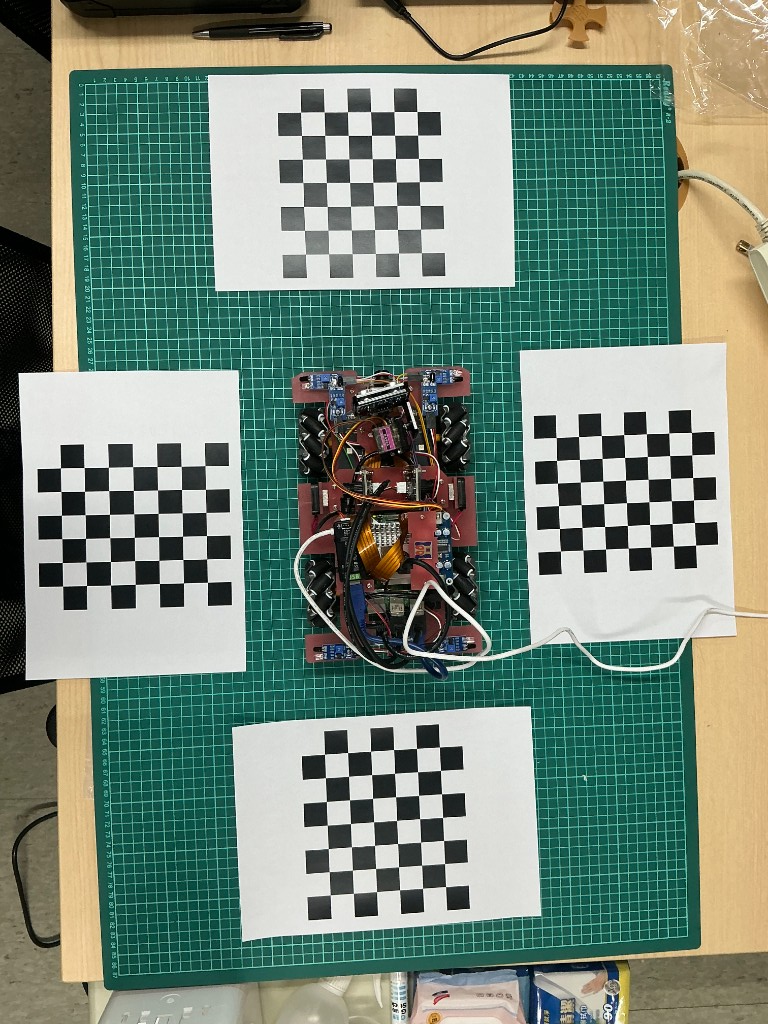
#> input picture Code/Server/calibration_patterns/extrinsic_ref/topdown_front_up.png, 768 x 1024 px
$ python bev_extrinsic_chessboard.py   (older library calls are emulated)
#> lines starting #> are read from the running program, lines starting #| are printed output that depends on the picture
#!/usr/bin/env python3
"""Extrinsic H from labeled camera images + top-down reference (chessboard pairs)."""

import argparse
import itertools
import json
import shutil
import sys
from pathlib import Path

import cv2
import numpy as np

SERVER = Path(__file__).resolve().parent
CALIB = SERVER / "calibration_patterns"
HARDWARE = SERVER / "camera_hardware.json"
DEFAULT_LABELED = SERVER / "camera_labeled"
DEFAULT_TOPDOWN = CALIB / "extrinsic_ref" / "topdown_front_up.png"
DEFAULT_OUTPUT = CALIB / "bev_extrinsic"

sys.path.insert(0, str(SERVER))
from camera_devices import bev_focal_scale, bev_size_scale

# Car front faces TOP in topdown_front_up.png.
# Regions selected via TOPDOWN_REGION_SETS below.
# [49 lines left out: functions corner_orders, best_homography, not called in this run]


def idealize_board_corners(corners, board_size=(7, 6), square_px=None):
    """Rebuild destination corners as a perfect rectangle grid.

    Phone top-down photos have perspective, so detected squares are unequal.
    Forcing equal squares (true ground metric) keeps front/rear/left/right mats
    on the same BEV scale so seams line up better.
    """
    width, height = board_size
    grid = corners.reshape(height, width, 2).astype(np.float64)
    row_vec = (grid[:, -1] - grid[:, 0]).mean(axis=0)
    col_vec = (grid[-1, :] - grid[0, :]).mean(axis=0)
    row_u = row_vec / (np.linalg.norm(row_vec) + 1e-9)
    col_u = col_vec - np.dot(col_vec, row_u) * row_u
    col_norm = np.linalg.norm(col_u)
    if col_norm < 1e-9:
        col_u = np.array([-row_u[1], row_u[0]])
    else:
        col_u = col_u / col_norm
    # Keep orientation consistent with original col direction.
    if np.dot(col_u, col_vec) < 0:
        col_u = -col_u
    measured = 0.5 * (
        np.linalg.norm(row_vec) / max(width - 1, 1) + np.linalg.norm(col_vec) / max(height - 1, 1)
    )
    if square_px is None:
        square_px = measured
    center = grid.mean(axis=(0, 1))
    ideal = np.zeros((height, width, 2), dtype=np.float64)
    for row in range(height):
        for col in range(width):
            ideal[row, col] = (
                center
                + (col - (width - 1) / 2.0) * square_px * row_u
                + (row - (height - 1) / 2.0) * square_px * col_u
            )
    return ideal.reshape(-1, 1, 2).astype(np.float32), float(square_px)


TOPDOWN_REGION_SETS = {
    # Prefer topdown_front_up.png (car nose toward TOP of image).
    # Do NOT auto-swap L/R: wrong board pairing can still get low numeric error.
    "front_up": {
        "front": [(0.20, 0.00, 0.80, 0.38)],
        "rear": [(0.20, 0.62, 0.80, 1.00)],
        "left": [(0.00, 0.25, 0.38, 0.75)],
        "right": [(0.62, 0.25, 1.00, 0.75)],
    },
}
DEFAULT_CAMERA_REGIONS = {
    "front": [(0.00, 0.00, 1.00, 1.00)],
    "left": [(0.00, 0.00, 1.00, 1.00)],
    "right": [(0.00, 0.00, 1.00, 1.00)],
    "rear": [(0.00, 0.00, 1.00, 1.00)],
}
SURROUND_NAME = {"front": "front", "left": "left", "right": "right", "rear": "back"}

# Manual orientation fix for cameras where the automatic corner-order search
# converges on a numerically-low-error but physically wrong correspondence
# (checkerboards have rotational/mirror symmetry, so reprojection error alone
# cannot always disambiguate). Values are visually-CCW degrees on the BEV
# canvas, confirmed by the user comparing warped output against the topdown
# reference. Applied as a rotation about the matched board's centroid so
# position is unaffected, only orientation.
MANUAL_ORIENTATION_FIX_DEG = {
    "left": 180.0,
    "rear": 90.0,
}


# [15 lines left out: function rotation_about_point, not called in this run]


def load_hardware():
    with open(HARDWARE, encoding="utf-8") as handle:
#> (reads Code/Server/camera_hardware.json from the repository)
        return json.load(handle)


def load_kd(camera_name):
    # Each camera now has its own individually-calibrated K/D; left/right/rear no
    # longer share one "usb_fisheye" set (see calibration_capture_smart.py).
    return np.load(CALIB / "captures" / camera_name / "camera_0_K.npy"), np.load(
        CALIB / "captures" / camera_name / "camera_0_D.npy"
    )


def _detect_board_once(gray, board_size=(7, 6)):
    criteria = (cv2.TERM_CRITERIA_EPS + cv2.TERM_CRITERIA_MAX_ITER, 30, 0.001)
    for flags in (
        cv2.CALIB_CB_ADAPTIVE_THRESH | cv2.CALIB_CB_NORMALIZE_IMAGE,
        cv2.CALIB_CB_ADAPTIVE_THRESH | cv2.CALIB_CB_NORMALIZE_IMAGE | cv2.CALIB_CB_FILTER_QUADS,
        cv2.CALIB_CB_ADAPTIVE_THRESH,
    ):
        ok, corners = cv2.findChessboardCorners(gray, board_size, flags)
        if ok:
            return cv2.cornerSubPix(gray, corners, (5, 5), (-1, -1), criteria)
    if hasattr(cv2, "findChessboardCornersSB"):
        sb = 0
        if hasattr(cv2, "CALIB_CB_EXHAUSTIVE"):
            sb |= cv2.CALIB_CB_EXHAUSTIVE
        if hasattr(cv2, "CALIB_CB_ACCURACY"):
            sb |= cv2.CALIB_CB_ACCURACY
        ok, corners = cv2.findChessboardCornersSB(gray, board_size, flags=sb)
        if ok and corners is not None:
            return corners.astype(np.float32)
    blurred = cv2.GaussianBlur(gray, (3, 3), 0)
    ok, corners = cv2.findChessboardCorners(
        blurred, board_size, cv2.CALIB_CB_ADAPTIVE_THRESH | cv2.CALIB_CB_NORMALIZE_IMAGE
    )
    if ok:
        return cv2.cornerSubPix(blurred, corners, (5, 5), (-1, -1), criteria)
    return None


def detect_board(gray, board_size=(7, 6)):
    corners = _detect_board_once(gray, board_size)
    if corners is not None:
        return corners
    # CSI / low-contrast boards often need local contrast boost.
    clahe = cv2.createCLAHE(clipLimit=3.0, tileGridSize=(8, 8)).apply(gray)
    return _detect_board_once(clahe, board_size)


def normalize_regions(regions):
    normalized = {}
    for camera_name, camera_regions in regions.items():
        if camera_regions and isinstance(camera_regions[0], (int, float)):
            camera_regions = [camera_regions]
        normalized[camera_name] = [tuple(map(float, region)) for region in camera_regions]
    return normalized


def load_region_config(path):
    if not path:
        return normalize_regions(TOPDOWN_REGION_SETS["front_up"]), normalize_regions(DEFAULT_CAMERA_REGIONS)
#> in main, topdown_raw is the input picture: shape (1024, 768, 3); mean B, G, R 121.7, 136.5, 118.8
    with open(path, encoding="utf-8") as handle:
        config = json.load(handle)
    topdown_sets = config.get("topdown_sets") or {}
    topdown_name = config.get("default_topdown_set", "front_up")
    if topdown_name not in topdown_sets:
        raise KeyError(f"Missing topdown set '{topdown_name}' in {path}")
    topdown_regions = normalize_regions(topdown_sets[topdown_name])
    camera_regions = normalize_regions(config.get("camera_regions", DEFAULT_CAMERA_REGIONS))
    return topdown_regions, camera_regions


def detect_board_in_region(image, region, board_size, gray=None):
    crop, (ox, oy) = crop_region(image, region)
    if crop.size == 0:
        return None
    if gray is None:
        gray = cv2.cvtColor(crop, cv2.COLOR_BGR2GRAY)
    else:
        gray = crop_region(gray, region)[0]
    corners = detect_board(gray, board_size)
    if corners is None:
        return None
    corners[:, 0, 0] += ox
    corners[:, 0, 1] += oy
    return corners


def concat_boards(boards):
    return np.concatenate(boards, axis=0).astype(np.float32)


# [73 lines left out: functions iter_board_order_combinations, best_homography_multi, camera_mat_dst, undistort_image, find_labeled_image, not called in this run]


def crop_region(image, region):
    h, w = image.shape[:2]
    x0, y0, x1, y1 = region
    return image[int(y0 * h) : int(y1 * h), int(x0 * w) : int(x1 * w)], (int(x0 * w), int(y0 * h))


def prepare_topdown(topdown, bev_width, bev_height, center=True):
    """Resize top-down to BEV canvas; optionally center-crop pad."""
#> called with bev_width = 1000, bev_height = 1000, center = True
    h, w = topdown.shape[:2]
#> h = 1024; w = 768
    scale = min(bev_width / w, bev_height / h)
#> scale = 0.977
    nw, nh = int(w * scale), int(h * scale)
#> nw = 750; nh = 1000
    resized = cv2.resize(topdown, (nw, nh))
    canvas = np.zeros((bev_height, bev_width, 3), dtype=np.uint8)
    x0 = (bev_width - nw) // 2
#> x0 = 125
    y0 = (bev_height - nh) // 2
#> y0 = 0
    canvas[y0 : y0 + nh, x0 : x0 + nw] = resized
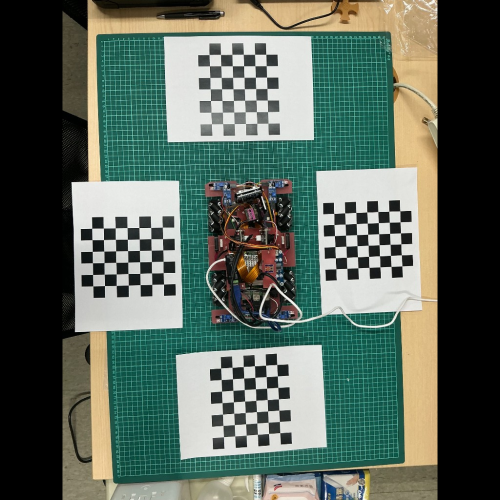
#> canvas: shape (1000, 1000, 3) (shown at 1/2 size); mean B, G, R 91.2, 102.3, 89
    return canvas, (x0, y0, scale)


def main():
    parser = argparse.ArgumentParser(description="Compute surround H from chessboard + topdown.")
    parser.add_argument("--labeled-dir", default=str(DEFAULT_LABELED))
    parser.add_argument("--topdown", default=str(DEFAULT_TOPDOWN))
    parser.add_argument("--output-dir", default=str(DEFAULT_OUTPUT))
    parser.add_argument(
        "--regions-json",
        default="",
        help="Optional JSON config for multi-board topdown/camera crop regions.",
    )
    parser.add_argument("--frame-width", type=int, default=640)
    parser.add_argument("--frame-height", type=int, default=480)
    parser.add_argument("--bev-width", type=int, default=1000)
    parser.add_argument("--bev-height", type=int, default=1000)
    parser.add_argument("--focal-scale", type=float, default=1.0)
    parser.add_argument("--size-scale", type=float, default=2.0)
    parser.add_argument("--board-cols", type=int, default=7)
    parser.add_argument("--board-rows", type=int, default=6)
    parser.add_argument(
        "--square-px",
        type=float,
        default=0.0,
        help="With --ideal-dst: force destination square size in BEV pixels (0 = auto).",
    )
    parser.add_argument(
        "--ideal-dst",
        action="store_true",
        help="Rebuild topdown board corners as equal squares (shared metric). Default off.",
    )
    parser.add_argument(
        "--no-ideal-dst",
        action="store_true",
        help="Deprecated alias; ideal-dst is already off by default.",
    )
    args = parser.parse_args()

    labeled_dir = Path(args.labeled_dir)
    topdown_path = Path(args.topdown)
    output_dir = Path(args.output_dir)
    output_dir.mkdir(parents=True, exist_ok=True)
    board_size = (args.board_cols, args.board_rows)
    hardware = load_hardware()
    topdown_regions, camera_regions = load_region_config(args.regions_json)

    topdown_raw = cv2.imread(str(topdown_path))
    if topdown_raw is None:
        raise FileNotFoundError(topdown_path)
    topdown, (pad_x, pad_y, scale) = prepare_topdown(topdown_raw, args.bev_width, args.bev_height)
#> pad_x = 125; pad_y = 0; scale = 0.977
    cv2.imwrite(str(output_dir / "img_dst_topdown.jpg"), topdown)

    # Detect destination boards once; optionally idealize to equal square size.
    dst_boards = {}
    measured_squares = []
    topdown_gray = cv2.cvtColor(topdown_raw, cv2.COLOR_BGR2GRAY)
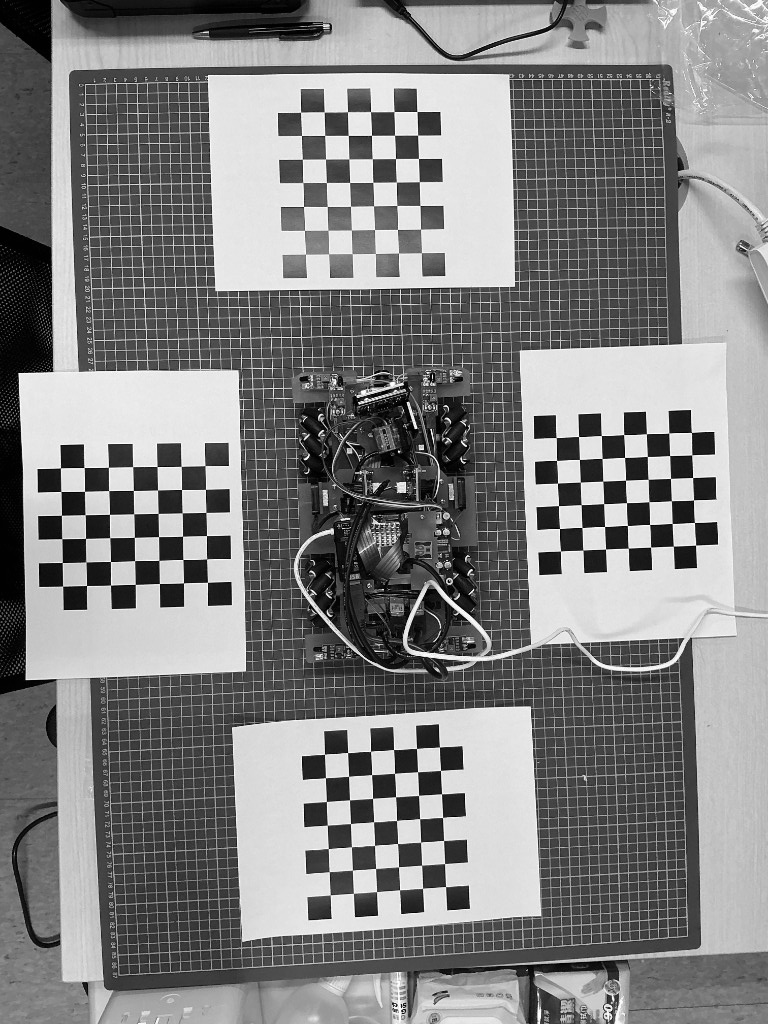
#> topdown_gray: shape (1024, 768); min 0, max 255, mean 129.5
    for camera_name, regions in topdown_regions.items():
        camera_boards = []
        for region_id, region in enumerate(regions):
            dst_raw = detect_board_in_region(topdown_raw, region, board_size, gray=topdown_gray)
            if dst_raw is None:
                print(f"WARNING: no topdown board in region {camera_name}[{region_id}]")
                continue
            dst_bev = dst_raw.copy()
            dst_bev[:, 0, 0] = dst_raw[:, 0, 0] * scale + pad_x
            dst_bev[:, 0, 1] = dst_raw[:, 0, 1] * scale + pad_y
            _, measured = idealize_board_corners(dst_bev, board_size)
            measured_squares.append(measured)
            camera_boards.append(dst_bev)
        if camera_boards:
            dst_boards[camera_name] = camera_boards
#> this loop made 4 passes
#> pass 1, in detect_board_in_region, `crop, (ox, oy) = crop_region(image, region)`:
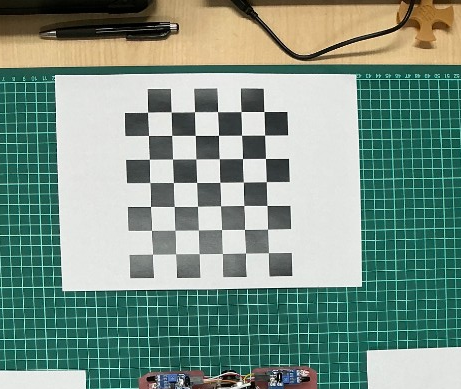
#> crop: shape (389, 461, 3); mean B, G, R 134.6, 147.5, 123.3
#> pass 1, in detect_board_in_region, `gray = crop_region(gray, region)[0]`:
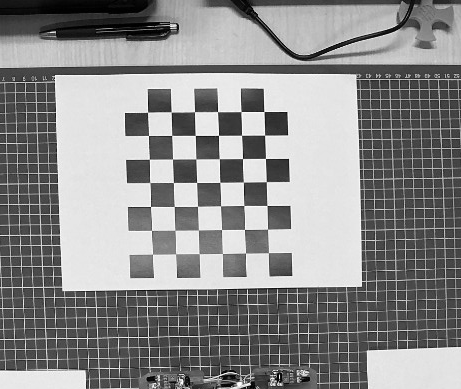
#> gray: shape (389, 461); min 0, max 255, mean 138.8
#> pass 2, in detect_board_in_region (call 2), `crop, (ox, oy) = crop_region(image, region)`:
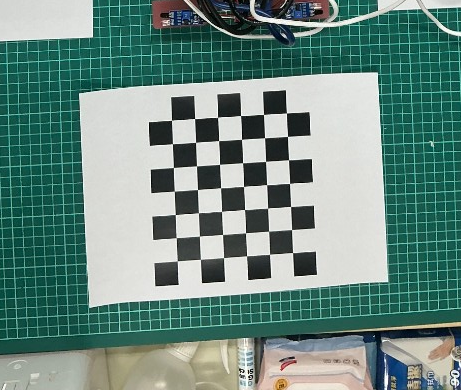
#> crop: shape (390, 461, 3); mean B, G, R 129.7, 138, 107.5
#> pass 2, in detect_board_in_region (call 2), `gray = crop_region(gray, region)[0]`:
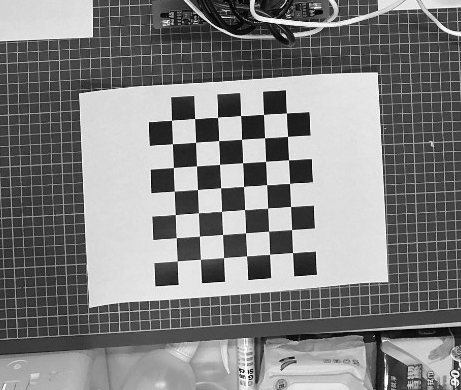
#> gray: shape (390, 461); min 0, max 255, mean 127.9
#> after the loop, dst_boards = 4 items; measured_squares = [22.89, 22.7, 23.24, 22.08]

    if args.square_px > 0:
        square_px = args.square_px
    elif measured_squares:
        square_px = float(np.mean(measured_squares))
#> square_px = 22.73
    else:
        square_px = None

    use_ideal = args.ideal_dst and not args.no_ideal_dst
    if use_ideal and square_px is not None:
        print(f"Idealizing destination boards to square_px={square_px:.2f} (shared metric scale)")
        for camera_name, boards in list(dst_boards.items()):
            dst_boards[camera_name] = [
                idealize_board_corners(dst_bev, board_size, square_px=square_px)[0] for dst_bev in boards
            ]

    summary = {
        "topdown": str(topdown_path),
        "frame_size": [args.frame_width, args.frame_height],
        "bev_size": [args.bev_width, args.bev_height],
        "focal_scale": args.focal_scale,
        "size_scale": args.size_scale,
        "regions_json": str(args.regions_json) if args.regions_json else None,
        "ideal_dst": use_ideal,
        "square_px": square_px if use_ideal else None,
        "cameras": {},
    }

    debug_dir = output_dir / "debug"
    debug_dir.mkdir(exist_ok=True)

    for camera_name in ("front", "left", "right", "rear"):
        mode = hardware[camera_name]["calibration_mode"]
        if mode == "fisheye":
            calib_mode = "fisheye"
        else:
            calib_mode = "normal"
        K, D = load_kd(camera_name)
        cam_scale = bev_size_scale(camera_name, args.size_scale)
        cam_focal_scale = bev_focal_scale(camera_name, args.focal_scale)
        src_path = find_labeled_image(labeled_dir, camera_name)
        raw = cv2.imread(str(src_path))
        if raw is None:
            raise RuntimeError(f"Cannot read {src_path}")
        if raw.shape[1] != args.frame_width or raw.shape[0] != args.frame_height:
            raw = cv2.resize(raw, (args.frame_width, args.frame_height))

        und = undistort_image(
            raw, K, D, calib_mode, args.frame_width, args.frame_height, cam_focal_scale, cam_scale
        )
        cv2.imwrite(str(debug_dir / f"{camera_name}_undist.jpg"), und)
        und_gray = cv2.cvtColor(und, cv2.COLOR_BGR2GRAY)
        raw_gray = cv2.cvtColor(raw, cv2.COLOR_BGR2GRAY)
        src_boards = []
        regions = camera_regions.get(camera_name, DEFAULT_CAMERA_REGIONS[camera_name])
        for region_id, region in enumerate(regions):
            src_corners = detect_board_in_region(und, region, board_size, gray=und_gray)
            source_kind = "undistorted image"
            if src_corners is None:
                src_raw = detect_board_in_region(raw, region, board_size, gray=raw_gray)
                if src_raw is not None:
                    pts = src_raw.reshape(-1, 1, 2).astype(np.float64)
                    p = camera_mat_dst(
                        K,
                        D,
                        args.frame_width,
                        args.frame_height,
                        cam_focal_scale,
                        cam_scale,
                        pinhole=(calib_mode != "fisheye"),
                    )
                    if calib_mode == "fisheye":
                        mapped = cv2.fisheye.undistortPoints(pts, K, D, np.eye(3), P=p)
                    else:
                        mapped = cv2.undistortPoints(pts, K, D, None, P=p)
                    src_corners = mapped.astype(np.float32)
                    source_kind = "RAW then mapped"
            if src_corners is None:
                print(f"{camera_name}: missing board in camera region {region_id}")
                continue
            src_boards.append(src_corners)
            print(f"{camera_name}: board {region_id} from {source_kind}")

        if not src_boards:
            print(f"{camera_name}: FAILED — no chessboard in camera image ({src_path.name})")
            summary["cameras"][camera_name] = {"ok": False, "reason": "no_src_corners"}
            continue

        if camera_name not in dst_boards:
            print(f"{camera_name}: FAILED — no usable topdown board match")
            summary["cameras"][camera_name] = {"ok": False, "reason": "no_dst_match"}
            continue

        board_count = min(len(src_boards), len(dst_boards[camera_name]))
        if board_count == 0:
            print(f"{camera_name}: FAILED — no common board pairs")
            summary["cameras"][camera_name] = {"ok": False, "reason": "no_common_board_pairs"}
            continue
        if len(src_boards) != len(dst_boards[camera_name]):
            print(
                f"{camera_name}: WARNING — using first {board_count} matched boards "
                f"(src={len(src_boards)} dst={len(dst_boards[camera_name])})"
            )
        src_boards = src_boards[:board_count]
        dst_camera_boards = dst_boards[camera_name][:board_count]

        best_overall = best_homography_multi(src_boards, dst_camera_boards, board_size)
        if best_overall is None:
            print(f"{camera_name}: FAILED — no usable topdown board match")
            summary["cameras"][camera_name] = {"ok": False, "reason": "no_dst_match"}
            continue
        best_overall["region_name"] = "multi_board"
        best_overall["board_count"] = board_count

        H = best_overall["H"]
        fix_deg = MANUAL_ORIENTATION_FIX_DEG.get(camera_name)
        if fix_deg:
            pivot = np.concatenate(dst_camera_boards, axis=0).reshape(-1, 2).mean(axis=0)
            H = rotation_about_point(fix_deg, pivot) @ H
            print(f"{camera_name}: applied manual orientation fix ({fix_deg:+.0f} deg about {pivot})")
        surround_name = SURROUND_NAME[camera_name]
        h_path = output_dir / f"camera_{surround_name}_H.npy"
        np.save(h_path, H)

        warped = cv2.warpPerspective(und, H, (args.bev_width, args.bev_height))
        cv2.imwrite(str(debug_dir / f"{camera_name}_warped.jpg"), warped)
        overlay = topdown.copy()
        mask_w = (warped > 0).any(axis=2)
        overlay[mask_w] = (overlay[mask_w].astype(np.float32) * 0.4 + warped[mask_w].astype(np.float32) * 0.6).astype(
            np.uint8
        )
        cv2.imwrite(str(debug_dir / f"{camera_name}_overlay.jpg"), overlay)

        print(
            f"{camera_name} -> {surround_name}: saved {h_path.name} "
            f"(err={best_overall['err']:.2f}px inliers={best_overall['inliers']} "
            f"src_order={best_overall['src_order_id']} dst_order={best_overall['dst_order_id']} "
            f"boards={board_count} region={best_overall['region_name']})"
        )
        summary["cameras"][camera_name] = {
            "ok": True,
            "surround_name": surround_name,
            "source_image": str(src_path),
            "H_file": str(h_path),
            "size_scale": cam_scale,
            "reproj_err_px": best_overall["err"],
            "inliers": best_overall["inliers"],
            "src_order_id": best_overall["src_order_id"],
            "dst_order_id": best_overall["dst_order_id"],
            "board_count": board_count,
            "region_name": best_overall["region_name"],
        }

    summary_path = output_dir / "bev_extrinsic_chessboard_summary.json"
    summary_path.write_text(json.dumps(summary, indent=2) + "\n", encoding="utf-8")
    print(f"Summary: {summary_path}")

    ok_count = sum(1 for c in summary["cameras"].values() if c.get("ok"))
    if ok_count < 4:
        print(f"WARNING: only {ok_count}/4 cameras succeeded")
        sys.exit(2)


if __name__ == "__main__":
#> (the run stopped early here; a loop or call above may not have finished)
